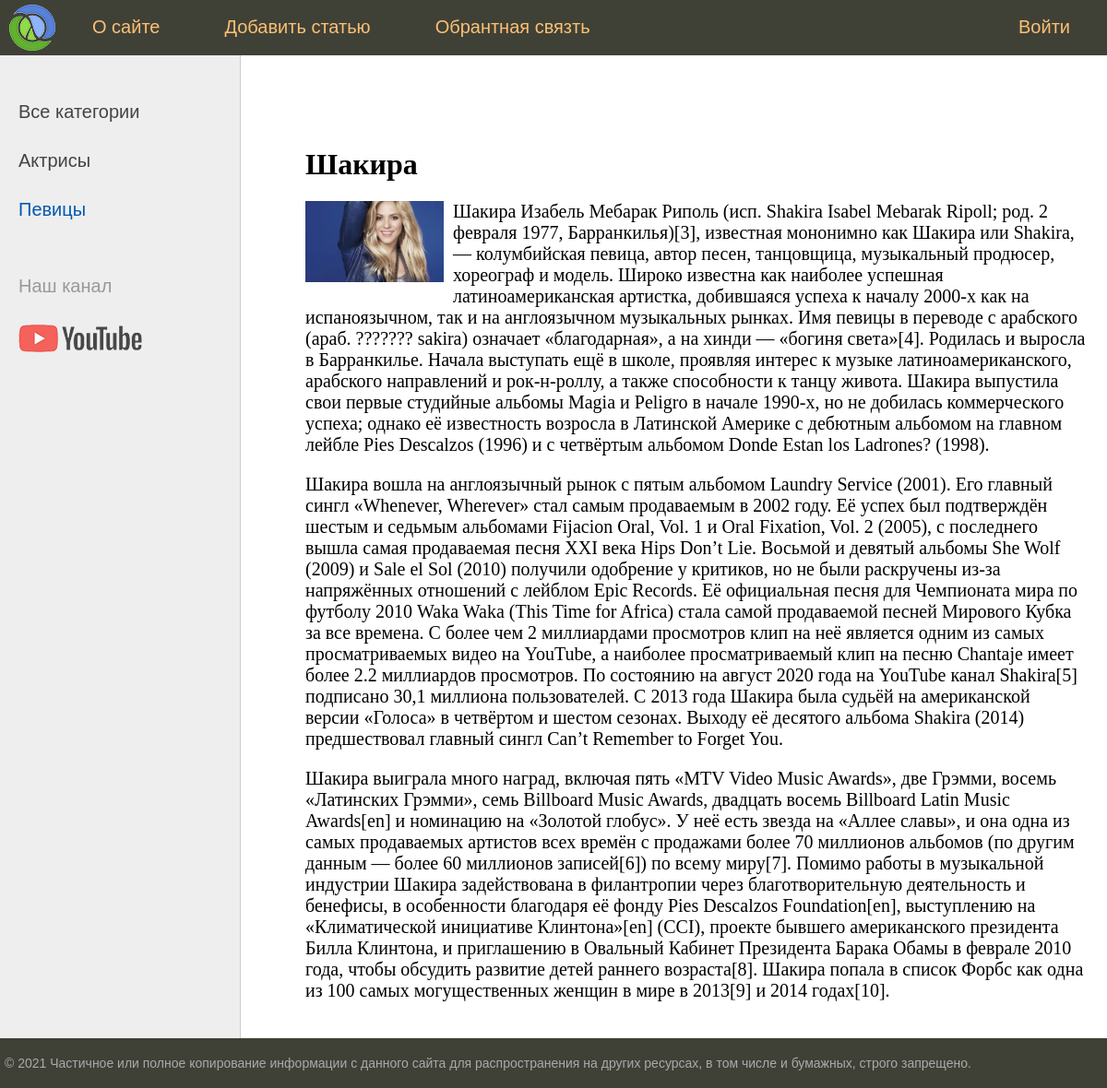
/post/shakira/, run on the app's committed database.
### women/models.py (models this page shows, shortened)
class Category(models.Model):
    name = models.CharField(max_length=100, db_index=True, verbose_name='вид деятельности')
    slug = models.SlugField(max_length=255, unique=True, db_index=True, verbose_name="URL")
    def get_absolute_url(self):
        return reverse('category', kwargs={'cat_id': self.pk})
    class Meta:
        verbose_name = 'Категория'
        verbose_name_plural = 'Категории'
        ordering = ['id',]

class Women(models.Model):
    title =models.CharField(max_length=255, verbose_name='заголовок')
    slug = models.SlugField(max_length=255, unique=True, db_index=True, verbose_name="URL")
    content = models.TextField(blank = True, verbose_name='контент')
    photo = models.ImageField(upload_to='photos/%Y/%m/%d', verbose_name='фотография')
    time_create = models.DateTimeField(auto_now_add=True, verbose_name='время создания')
    time_update = models.DateTimeField(auto_now_add=True, verbose_name='вермя обовления')
    is_published = models.BooleanField(default=True, verbose_name='Опубликовано')
    cat = models.ForeignKey('Category', on_delete=models.PROTECT, verbose_name='категории')
    class Meta:
        verbose_name = 'Известные женщины'
        verbose_name_plural = 'Известные женщины'
        ordering = ['-time_create', 'title']

### women/views.py (the view)
# urls.py: path('post/<slug:post_slug>/', show_post, name='post'),
def show_post(request, post_slug):
    post = get_object_or_404(Women, slug=post_slug)
    context = {
        'post': post,
        'menu': menu,
        'title': post.title,
        'cat_selected': post.cat_id,
    }
    return  render(request, 'women/post.html', context=context)

### women/templatetags/women_tags.py (called while the page is built)
@register.inclusion_tag('women/list_categories.html')
def show_categories(sort=None, cat_selected=0):
    if not sort:
        cats = Category.objects.all()
    else:
        cats = Category.objects.order_by(sort)
    return {"cats": cats, "cat_selected": cat_selected}

### women/templates/women/post.html
{% extends 'women/base.html' %}
{% block content %}
<h1>{{post.title}}</h1>
{% if post.photo %}
<p><img class="img-article-left thumb" src="{{post.photo.url}}"></p>
{% endif %}
{{post.content|linebreaks}}
{% endblock %}

### women/templates/women/list_categories.html
{% for c in cats %}
    {% if c.pk == cat_selected %}
        <li class="selected">{{c.name}}</li>
    {% else %}
        <li><a href="{{c.get_absolute_url}}">{{c.name}}</a></li>
    {% endif %}
{% endfor %}

### women/static/women/css/styles.css (style rules this page uses)
html, body { font-family: 'Arial'; margin: 0; padding: 0; height: 100%; width: 100%; color: #444; }
a { color: #0059b2; text-decoration: none; }
img { max-width: 600px; height: auto; }
img.img-article-left { max-width: 300px; height: auto; float: left; padding: 0 10px 10px 0; }
img.img-article-left.thumb { max-width: 150px; height: auto; }
.left-chapters ul li { margin: 30px 0 0 0; color: #999; }
.left-chapters ul li.selected { color: #0059b2; }
.left-chapters ul li a { color: #444; text-decoration: none; }
.content-text h1 { font-size: 32px; }

### data on the page
Category: name "Актрисы"
Category: name "Певицы"
Women: title "Шакира", photo (picture), content "Шакира Изабель Мебарак Риполь (исп. Shakira Isabel Mebarak Ripoll; род. 2 февраля 1977, Барранкилья)[3], известная мононимно как Шакира или Shakira, — колумбийская певица, автор песен, танцовщица, музыкальный продюсер, хореограф и модель. Широко известна как наиболее успешная латиноамериканская артистка, добившаяся успеха к началу 2000-х как на испаноязычном, так и на англоязычном музыкальных рынках. Имя певицы в переводе с арабского (араб. ??????? sakira) означает «благодарная», а на хинди — «богиня света»[4]. Родилась и выросла в Барранкилье. Начала выступать ещё в школе, проявляя интерес к музыке латиноамериканского, арабского направлений и рок-н-роллу, а также способности к танцу…"

### other printed values
{{ m.title }} "О сайте" "Добавить статью" "Обрантная связть"
{{ m.title }} "Войти"
